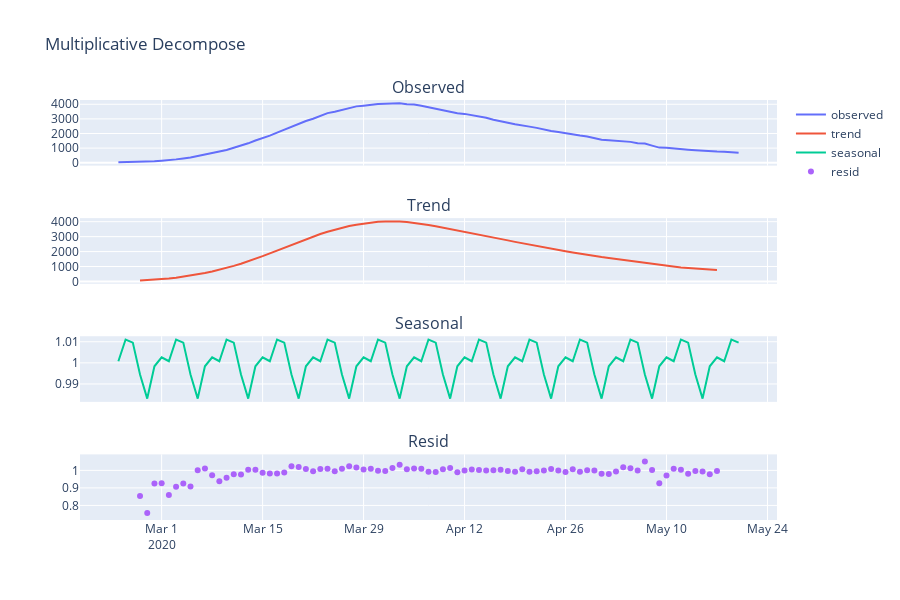

Source (notebook cell):
### Markdown cell above
Per prima proviamo a decomporre la time series con la modalità moltiplicativa. Possiamo vedere dal grafico del trend come non sia presente una stagionalità marcata.

### Code cell
result_mul = seasonal_decompose(series["terapia_intensiva"], model='multiplicative', period=7)
decompose_plot(result_mul, "Multiplicative Decompose")
